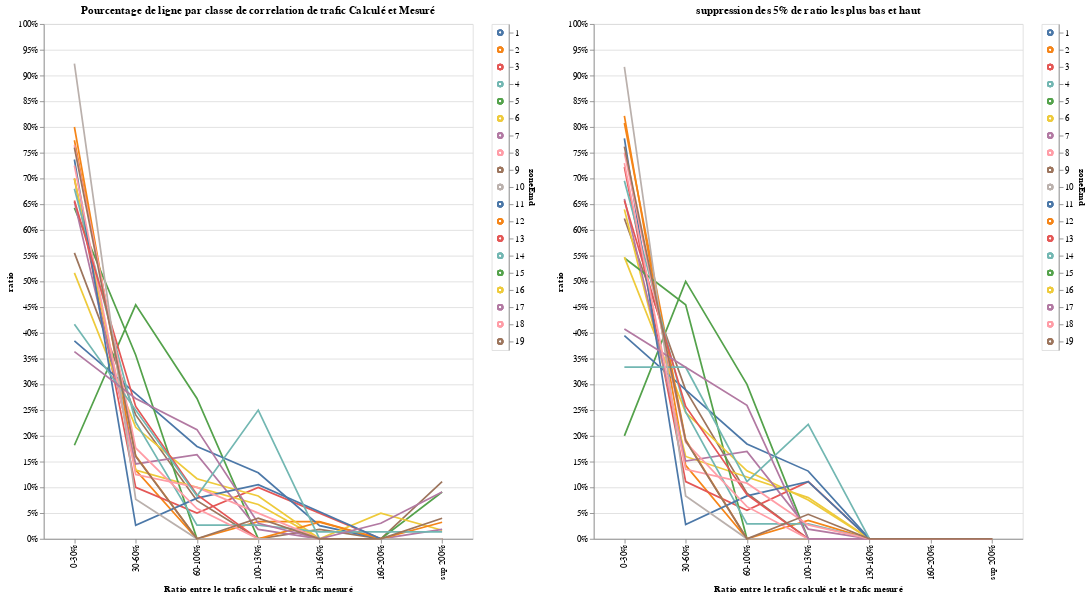

The cell this chart's notebook holds for it:
### Code cell
#visu de répartition des extimation de trafic en fonction de l'écart avec la réalité, par zone EMD
labels=['0-30%','30-60%', '60-100%', '100-130%','130-160%','160-200%', 'sup 200%']
listGrpZone=[]
for s in statsAffiliationTrafic.SEC.unique() : 
    grpZone=pd.cut(statsAffiliationTrafic.loc[statsAffiliationTrafic.SEC==s].mjMes_calc, 
            bins=[0,0.3,0.6,1,1.3,1.6,2,100], labels=labels).rename_axis('nb_ligne').reset_index().groupby('mjMes_calc').count().reset_index()
    grpZone=grpZone.assign(ratio=grpZone.nb_ligne/grpZone.nb_ligne.sum(), zoneEmd=s)
    listGrpZone.append(grpZone)
donneesComplete=pd.concat(listGrpZone, axis=0)

selection = alt.selection_multi(fields=['zoneEmd'])    
color = alt.condition(selection,
                      alt.Color('zoneEmd:N', legend=None),
                      alt.value('lightgray'))
line=alt.Chart(donneesComplete, width=500, height=600, title='Pourcentage de ligne par classe de correlation de trafic Calculé et Mesuré' ).mark_line().encode(
    x=alt.X('mjMes_calc',sort=labels, axis=alt.Axis(title='Ratio entre le trafic calculé et le trafic mesuré')), 
    y=alt.Y('ratio:Q', axis=alt.Axis(format='%')), 
    color=color,tooltip='zoneEmd')
legend = alt.Chart(donneesComplete).mark_point().encode(
    y=alt.Y('zoneEmd:N', axis=alt.Axis(orient='right')),
    color=color).add_selection(selection)

listGrpZone=[]
for s in statsAffiliationTraficFiltreQuantile.SEC.unique() : 
    grpZone=pd.cut(statsAffiliationTraficFiltreQuantile.loc[statsAffiliationTraficFiltreQuantile.SEC==s].mjMes_calc, 
            bins=[0,0.3,0.6,1,1.3,1.6,2,100], labels=labels).rename_axis('nb_ligne').reset_index().groupby('mjMes_calc').count().reset_index()
    grpZone=grpZone.assign(ratio=grpZone.nb_ligne/grpZone.nb_ligne.sum(), zoneEmd=s)
    listGrpZone.append(grpZone)
donneesFiltree=pd.concat(listGrpZone, axis=0)

selection2 = alt.selection_multi(fields=['zoneEmd'])    
color2 = alt.condition(selection2,
                      alt.Color('zoneEmd:N', legend=None),
                      alt.value('lightgray'))
line2=alt.Chart(donneesFiltree, width=500, height=600,title='suppression des 5% de ratio les plus bas et haut').mark_line().encode(
    x=alt.X('mjMes_calc',sort=labels,axis=alt.Axis(title='Ratio entre le trafic calculé et le trafic mesuré')), 
    y=alt.Y('ratio:Q', axis=alt.Axis(format='%')), 
    color=color2,tooltip='zoneEmd')
legend2 = alt.Chart(donneesFiltree).mark_point().encode(
    y=alt.Y('zoneEmd:N', axis=alt.Axis(orient='right')),
    color=color2).add_selection(selection2)

(line | legend) | (line2 | legend2)

### Figure 1 — Vega-Lite specification as saved in the notebook (floating-point values rounded to 4 significant figures; data arrays with more than 128 entries replaced by an {"elided": "..."} marker saying what was removed)
{"config": {"view": {"continuousWidth": 400, "continuousHeight": 300}}, "hconcat": [{"mark": "line", "encoding": {"color": {"condition": {"type": "nominal", "field": "zoneEmd", "legend": null, "selection": "selector001"}, "value": "lightgray"}, "tooltip": {"type": "quantitative", "field": "zoneEmd"}, "x": {"type": "nominal", "axis": {"title": "Ratio entre le trafic calculé et le trafic mesuré"}, "field": "mjMes_calc", "sort": ["0-30%", "30-60%", "60-100%", "100-130%", "130-160%", "160-200%", "sup 200%"]}, "y": {"type": "quantitative", "axis": {"format": "%"}, "field": "ratio"}}, "height": 600, "title": "Pourcentage de ligne par classe de correlation de trafic Calculé et Mesuré", "width": 500}, {"mark": "point", "encoding": {"color": {"condition": {"type": "nominal", "field": "zoneEmd", "legend": null, "selection": "selector001"}, "value": "lightgray"}, "y": {"type": "nominal", "axis": {"orient": "right"}, "field": "zoneEmd"}}, "selection": {"selector001": {"type": "multi", "fields": ["zoneEmd"]}}}, {"hconcat": [{"mark": "line", "encoding": {"color": {"condition": {"type": "nominal", "field": "zoneEmd", "legend": null, "selection": "selector002"}, "value": "lightgray"}, "tooltip": {"type": "quantitative", "field": "zoneEmd"}, "x": {"type": "nominal", "axis": {"title": "Ratio entre le trafic calculé et le trafic mesuré"}, "field": "mjMes_calc", "sort": ["0-30%", "30-60%", "60-100%", "100-130%", "130-160%", "160-200%", "sup 200%"]}, "y": {"type": "quantitative", "axis": {"format": "%"}, "field": "ratio"}}, "height": 600, "title": "suppression des 5% de ratio les plus bas et haut", "width": 500}, {"mark": "point", "encoding": {"color": {"condition": {"type": "nominal", "field": "zoneEmd", "legend": null, "selection": "selector002"}, "value": "lightgray"}, "y": {"type": "nominal", "axis": {"orient": "right"}, "field": "zoneEmd"}}, "selection": {"selector002": {"type": "multi", "fields": ["zoneEmd"]}}}], "data": {"name": "data-f95a623781af1ef5e5baf0105fda7027"}}], "data": {"name": "data-03d7bc5273f0b8576d6bc3be7a831eb2"}, "$schema": "https://vega.github.io/schema/vega-lite/v4.8.1.json", "datasets": {"data-03d7bc5273f0b8576d6bc3be7a831eb2": {"elided": "133 records"}, "data-f95a623781af1ef5e5baf0105fda7027": {"elided": "133 records"}}}
